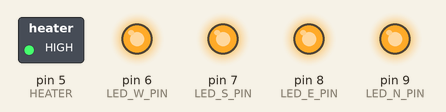
Bench run of a sketch on a simulated Arduino Uno, built with avr-gcc and run on an emulated ATmega328P. On the bench: switched loads named in the sketch (green lamp = pin HIGH), output pins drawn as LEDs (lit = HIGH).

Above: at 0.1 s.
At 30.1 s:
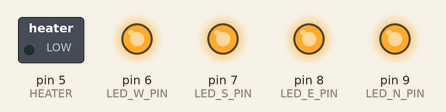
Timing chart, 0 to 31.6 s (numbered marks = the images above):
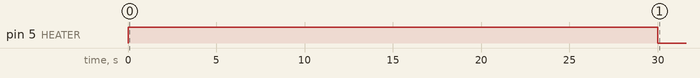

The sketch:

Fogdog_Firmware_June26.ino
```cpp
/*----------------------------------------------------------------------------------------
  Project: Fogdog Shaving Mirror
  Description: This code controls the lights and heaters of the shaving mirror.
  Version: V0.1
  Author: Illya Omelyanchuk
  Date: July 14 2023

  Hardware Configuration:
  - North LED: LED_N_PIN (Pin 9)
  - East LED: LED_E_PIN (Pin 8)
  - South LED: LED_S_PIN (Pin 7)
  - West LED: LED_W_PIN (Pin 6)
  - Heater: HEATER (Pin 5)
----------------------------------------------------------------------------------------*/

// Pin definitions
#define LED_N_PIN 9  // North LED pin
#define LED_E_PIN 8  // East LED pin
#define LED_S_PIN 7  // South LED pin
#define LED_W_PIN 6  // West LED pin
#define HEATER 5     // Heater pin

int shutoffTime = 30;  // Time in seconds for the heater to shut off

/*----------------------------------------------------------------------------------------
  Function: heatOn

  Description:
  Turns on the heater and prints a status message.

  Parameters:
  None

  Returns:
  None
----------------------------------------------------------------------------------------*/
void heatOn() {
  digitalWrite(HEATER, HIGH);            // Turn on the heater, this could be PWM for temperature control
  Serial.println("[STATUS] Heater on");  // Print status message
}

/*----------------------------------------------------------------------------------------
  Function: heatOff

  Description:
  Turns off the heater and prints a status message.

  Parameters:
  None

  Returns:
  None
----------------------------------------------------------------------------------------*/
void heatOff() {
  digitalWrite(HEATER, LOW);              // Turn off the heater
  Serial.println("[STATUS] Heater off");  // Print status message
}

/*----------------------------------------------------------------------------------------
  Function: lightOn

  Description:
  Turns on all the lights (North, East, South, and West) and prints a status message.

  Parameters:
  None

  Returns:
  None
----------------------------------------------------------------------------------------*/
void lightOn() {
  digitalWrite(LED_N_PIN, HIGH);         // Turn on North LED
  digitalWrite(LED_E_PIN, HIGH);         // Turn on East LED
  digitalWrite(LED_S_PIN, HIGH);         // Turn on South LED
  digitalWrite(LED_W_PIN, HIGH);         // Turn on West LED
  Serial.println("[STATUS] Lights on");  // Print status message
}

/*----------------------------------------------------------------------------------------
  Function: lightOff

  Description:
  Turns off all the lights (North, East, South, and West) and prints a status message.

  Parameters:
  None

  Returns:
  None
----------------------------------------------------------------------------------------*/
void lightOff() {
  digitalWrite(LED_N_PIN, LOW);           // Turn off North LED
  digitalWrite(LED_E_PIN, LOW);           // Turn off East LED
  digitalWrite(LED_S_PIN, LOW);           // Turn off South LED
  digitalWrite(LED_W_PIN, LOW);           // Turn off West LED
  Serial.println("[STATUS] Lights off");  // Print status message
}

/*----------------------------------------------------------------------------------------
  Function: setup

  Description:
  Initializes the shaving mirror by setting pin modes, initializing serial communication,
  printing an initialization message, and turning on the lights and heater.

  Parameters:
  None

  Returns:
  None
----------------------------------------------------------------------------------------*/
void setup() {
  // Set pin modes
  pinMode(LED_N_PIN, OUTPUT);
  pinMode(LED_E_PIN, OUTPUT);
  pinMode(LED_S_PIN, OUTPUT);
  pinMode(LED_W_PIN, OUTPUT);
  pinMode(HEATER, OUTPUT);

  // Set everything to be off initially
  digitalWrite(LED_N_PIN, LOW);
  digitalWrite(LED_E_PIN, LOW);
  digitalWrite(LED_S_PIN, LOW);
  digitalWrite(LED_W_PIN, LOW);
  digitalWrite(HEATER, LOW);

  //Serial.begin(9600);  // Initialize serial communication

  //Serial.println("[STATUS] Initialized");  // Print initialization message

  lightOn();  // Turn on the lights
  heatOn();   // Turn on the heater
}

/*----------------------------------------------------------------------------------------
  Function: loop

  Description:
  The main loop of the shaving mirror. Checks if it's time to shut off the heater
  based on the shutoffTime value. If the time has elapsed, the heater is turned off.

  Parameters:
  None

  Returns:
  None
----------------------------------------------------------------------------------------*/
void loop() {
  // Check if it's time to shut off the heater
  if (millis() > (shutoffTime * 1000)) {
    heatOff();  // Turn off the heater
  }
}
```

Measured:
- by itself, pin 5 (HEATER): HIGH → LOW at 30.0 s
